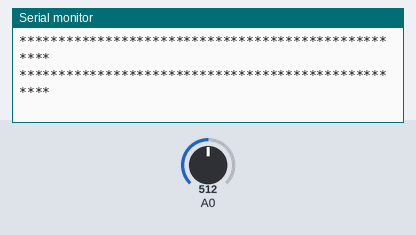
A sketch run on a simulated Arduino Uno, built with avr-gcc and run on an emulated ATmega328P. Shown: the last lines printed to the serial monitor. Inputs (shaded band) come from the test bench; at power-on: A0 = 512.

Above: at 1.2 s.
1.3 s: A0 set to 716
At 1.8 s:
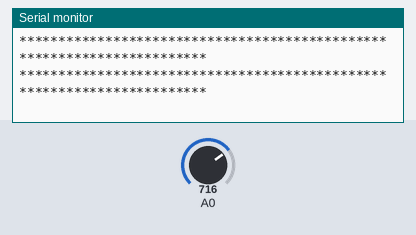
3.3 s: A0 set to 900
At 3.53 s:
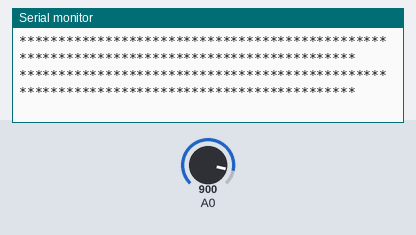
5.4 s: A0 set to 1023
At 5.64 s:
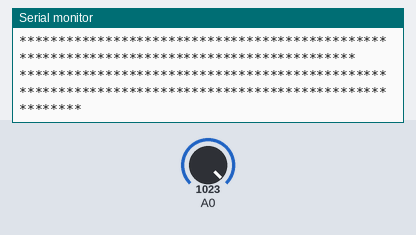
7.4 s: A0 set to 306
At 7.48 s:
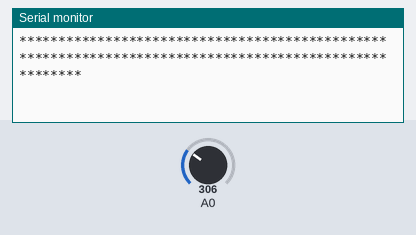
9.4 s: A0 set to 122
At 10.3 s:
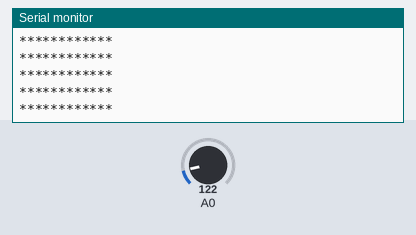
11.3 s: A0 set to 511
At 11.9 s:
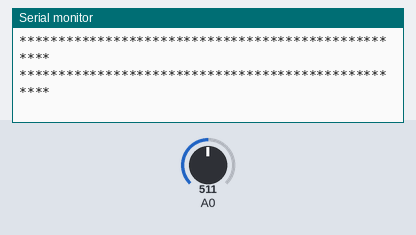

Measured:
- after the input at 1.3 s, the serial monitor: prints a new line after 0.08 s (image 1)
- after the input at 3.3 s, the serial monitor: prints a new line after 0.13 s (image 2)
- after the input at 5.4 s, the serial monitor: prints a new line after 0.13 s (image 3)
- after the input at 9.4 s, the serial monitor: prints a new line after 0.08 s (image 5)
- after the input at 11.3 s, the serial monitor: prints a new line after 0.07 s (image 6)

The sketch:

helloworld.ino
```cpp
void setup() {
  // put your setup code here, to run once:

  Serial.begin(9600);
}

void loop() {
  // put your main code here, to run repeatedly:
  //Serial.println(analogRead(A0));
  bargraph(analogRead(A0));
  //delay(100);
}

void bargraph(int x) {
  int i;
  for (i = 0; i < x/10; i++){
    Serial.print("*");
   }
  Serial.println();
}
```
